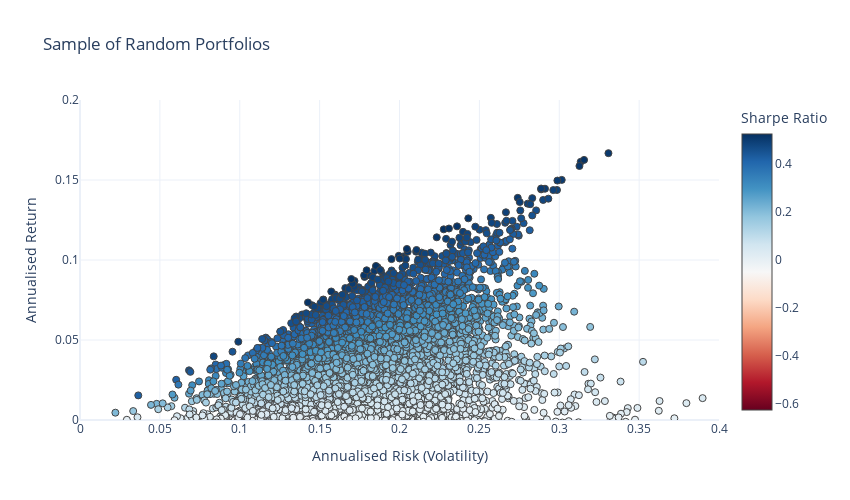

Notebook source saved alongside this figure:
### Code cell
#-- Plot the risk vs. return of randomly generated portfolios
#-- Convert the list from before into an array for easy plotting
mean_variance_pairs = np.array(mean_variance_pairs)

risk_free_rate=0 #-- Include risk free rate here

fig = go.Figure()
fig.add_trace(go.Scatter(x=np.sqrt(mean_variance_pairs[:,1]), y=mean_variance_pairs[:,0], 
                      marker=dict(color=(mean_variance_pairs[:,0]-risk_free_rate)/(mean_variance_pairs[:,1]**0.5), 
                                  showscale=True, 
                                  size=7,
                                  line=dict(width=1),
                                  colorscale="RdBu",
                                  colorbar=dict(title="Sharpe Ratio")
                                 ), 
                      mode='markers',
                        text=[str(np.array(tickers_list[i])) + "" + str(np.array(weights_list[i]).round(2)) for i in range(len(tickers_list))]))
fig.update_layout(template='plotly_white',
                  xaxis=dict(title='Annualised Risk (Volatility)'),
                  yaxis=dict(title='Annualised Return'),
                  title='Sample of Random Portfolios',
                  width=850,
                  height=500)
fig.update_xaxes(range=[0, 0.4])
fig.update_yaxes(range=[0,0.2])
fig.update_layout(coloraxis_colorbar=dict(title="Sharpe Ratio"))

### Figure 1 — Plotly figure (JSON) as saved in the notebook; plotly's stock layout.template omitted (floating-point values rounded to 4 significant figures; data arrays with more than 128 entries replaced by an {"elided": "..."} marker saying what was removed)
{"data": [{"marker": {"color": {"elided": "10000 float values"}, "colorbar": {"title": {"text": "Sharpe Ratio"}}, "colorscale": [[0, "rgb(103,0,31)"], [0.1, "rgb(178,24,43)"], [0.2, "rgb(214,96,77)"], [0.3, "rgb(244,165,130)"], [0.4, "rgb(253,219,199)"], [0.5, "rgb(247,247,247)"], [0.6, "rgb(209,229,240)"], [0.7, "rgb(146,197,222)"], [0.8, "rgb(67,147,195)"], [0.9, "rgb(33,102,172)"], [1, "rgb(5,48,97)"]], "line": {"width": 1}, "showscale": true, "size": 7}, "mode": "markers", "text": {"elided": "10000 str values"}, "type": "scatter", "x": {"elided": "10000 float values"}, "y": {"elided": "10000 float values"}}], "layout": {"coloraxis": {"colorbar": {"title": {"text": "Sharpe Ratio"}}}, "height": 500, "title": {"text": "Sample of Random Portfolios"}, "width": 850, "xaxis": {"range": [0, 0.4], "title": {"text": "Annualised Risk (Volatility)"}}, "yaxis": {"range": [0, 0.2], "title": {"text": "Annualised Return"}}}}
